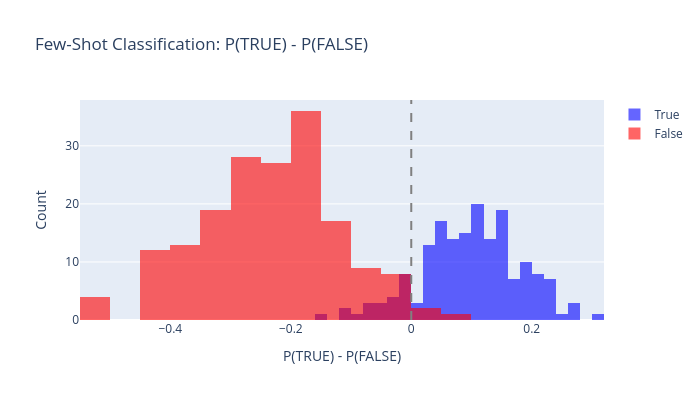

Notebook code cell kept with this figure:
### Code cell
def few_shot_evaluate(
    statements: list[str],
    model: AutoModelForCausalLM,
    tokenizer: AutoTokenizer,
    few_shot_prompt: str,
    true_id: int,
    false_id: int,
    batch_size: int = 32,
) -> Float[Tensor, " n"]:
    """
    Evaluate P(TRUE) - P(FALSE) for each statement using few-shot classification.

    Args:
        statements: List of statements to classify.
        model: Language model.
        tokenizer: Tokenizer.
        few_shot_prompt: The few-shot prefix prompt.
        true_id: Token ID for " TRUE".
        false_id: Token ID for " FALSE".
        batch_size: Batch size.

    Returns:
        Tensor of P(TRUE) - P(FALSE) for each statement.
    """
    
    p_diffs = []
    for i in range(0, len(statements), batch_size):
        batch = statements[i:i+batch_size]
        queries = [few_shot_prompt + stmt + " This statement is:" for stmt in batch]
        inputs = tokenizer(queries, return_tensors="pt", padding=True, truncation=True, max_length=512).to(model.device)
        
        with t.no_grad():
            outputs = model(**inputs)
            last_idx = inputs["attention_mask"].sum(dim=1) - 1
            batch_indices = t.arange(len(batch), device=outputs.logits.device)
            last_logits = outputs.logits[batch_indices, last_idx]  # [batch, vocab]
            probs = last_logits.softmax(dim=-1)
            p_diff = probs[:, true_id] - probs[:, false_id]
            p_diffs.append(p_diff.cpu().float())

    return t.cat(p_diffs)


# Load sp_en_trans for evaluation (exclude statements used in the few-shot prompt)
sp_df = datasets["sp_en_trans"]
sp_statements = sp_df["statement"].tolist()
sp_labels = t.tensor(sp_df["label"].values, dtype=t.float32)

# Filter out statements that appear in the few-shot prompt
sp_eval_mask = [s not in FEW_SHOT_PROMPT for s in sp_statements]
sp_eval_stmts = [s for s, m in zip(sp_statements, sp_eval_mask) if m]
sp_eval_labels = sp_labels[t.tensor(sp_eval_mask)]

p_diffs = few_shot_evaluate(sp_eval_stmts, model, tokenizer, FEW_SHOT_PROMPT, TRUE_ID, FALSE_ID)

# Compute accuracy
preds = (p_diffs > 0).float()
acc = (preds == sp_eval_labels).float().mean().item()
assert acc > 0.9, f"Few-shot accuracy too low: {acc:.3f} (expected > 0.9)"
true_mean = p_diffs[sp_eval_labels == 1].mean().item()
false_mean = p_diffs[sp_eval_labels == 0].mean().item()

print(f"Few-shot classification accuracy: {acc:.3f}")
print(f"Mean P(TRUE)-P(FALSE) for true statements:  {true_mean:.4f}")
print(f"Mean P(TRUE)-P(FALSE) for false statements: {false_mean:.4f}")

# Histogram
fig = go.Figure()
fig.add_trace(
    go.Histogram(x=p_diffs[sp_eval_labels == 1].numpy(), name="True", marker_color="blue", opacity=0.6, nbinsx=30)
)
fig.add_trace(
    go.Histogram(x=p_diffs[sp_eval_labels == 0].numpy(), name="False", marker_color="red", opacity=0.6, nbinsx=30)
)
fig.add_vline(x=0, line_dash="dash", line_color="gray")
fig.update_layout(
    title="Few-Shot Classification: P(TRUE) - P(FALSE)",
    xaxis_title="P(TRUE) - P(FALSE)",
    yaxis_title="Count",
    barmode="overlay",
    height=400,
    width=700,
)
fig.show()

### Figure 1 — Plotly figure (JSON) as saved in the notebook; plotly's stock layout.template omitted (floating-point values rounded to 4 significant figures; data arrays with more than 128 entries replaced by an {"elided": "..."} marker saying what was removed)
{"data": [{"marker": {"color": "blue"}, "name": "True", "nbinsx": 30, "opacity": 0.6, "type": "histogram", "x": {"elided": "174 float values"}}, {"marker": {"color": "red"}, "name": "False", "nbinsx": 30, "opacity": 0.6, "type": "histogram", "x": {"elided": "176 float values"}}], "layout": {"barmode": "overlay", "height": 400, "shapes": [{"line": {"color": "gray", "dash": "dash"}, "type": "line", "x0": 0, "x1": 0, "xref": "x", "y0": 0, "y1": 1, "yref": "y domain"}], "title": {"text": "Few-Shot Classification: P(TRUE) - P(FALSE)"}, "width": 700, "xaxis": {"title": {"text": "P(TRUE) - P(FALSE)"}}, "yaxis": {"title": {"text": "Count"}}}}
